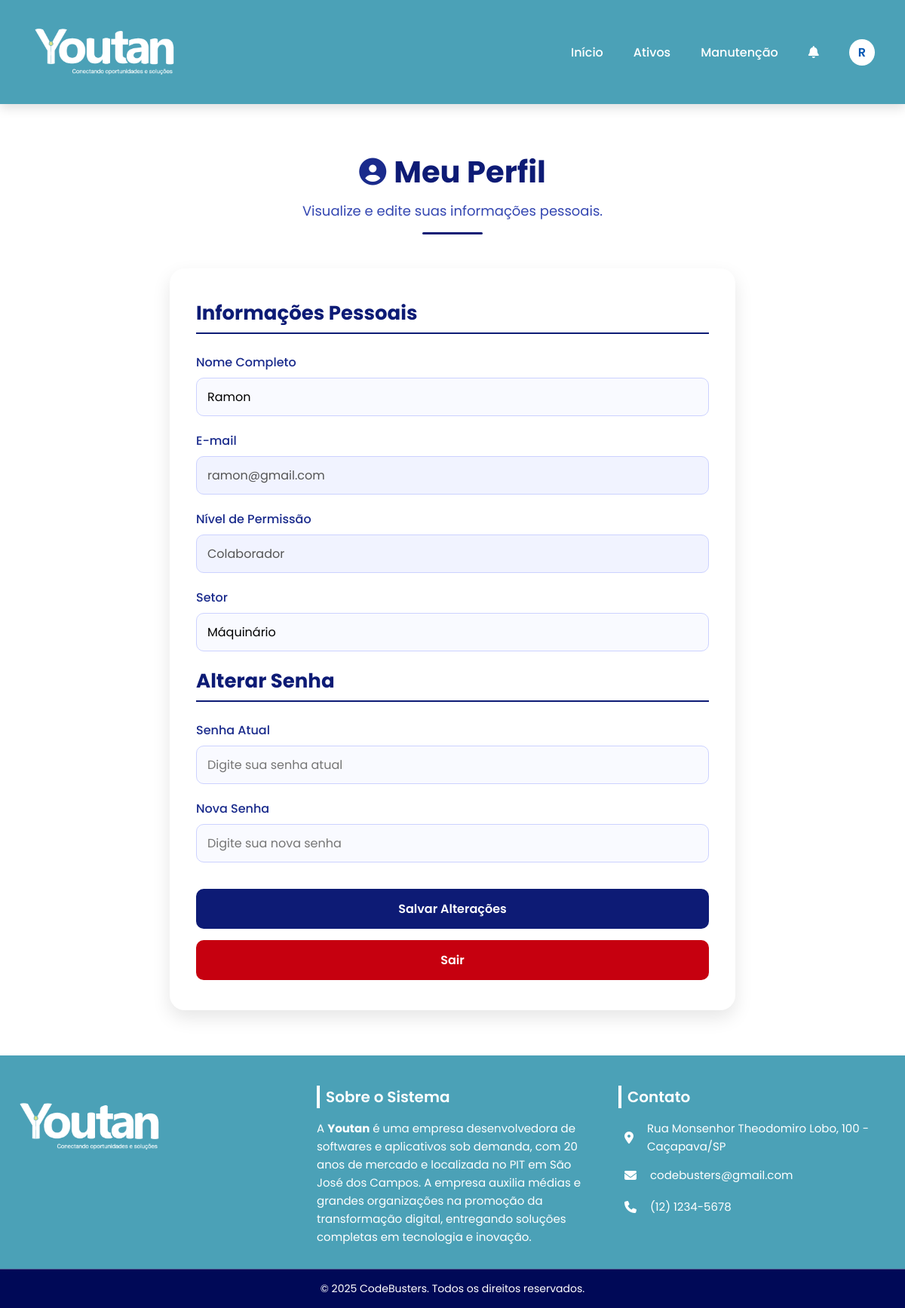
The page /php/perfil.php (signed in) on the database its author committed.
### tables this page shows
CREATE TABLE `usuarios` (
  `usuario_id` int(11) NOT NULL,
  `nome` varchar(100) NOT NULL,
  `email` varchar(150) NOT NULL,
  `senha_hash` varchar(255) NOT NULL,
  `nivel_permissao` enum('admin','colaborador') NOT NULL,
  `setor` varchar(100) DEFAULT NULL
);

### php/perfil.php (the view, shortened to what this page needs)
<?php
include('conexao.php');
$id_usuario = $_SESSION['id_usuario'];
$stmt = $conexao->prepare("SELECT nome, email, senha_hash, nivel_permissao, setor FROM usuarios WHERE usuario_id = ?");
$stmt->bind_param("i", $id_usuario);
$stmt->execute();
$result = $stmt->get_result();
$usuario = $result->fetch_assoc();
?>
<!DOCTYPE html>
<html lang="pt-br">
<head>
    <link rel="stylesheet" href="../css/perfil.css">
</head>
<body>
    <?php include('nav.php'); ?>
    <main>
        <div class="titulo">
            <h1><i class="fas fa-user-circle"></i> Meu Perfil</h1>
            <p>Visualize e edite suas informações pessoais.</p>
            <div class="linha"></div>
        </div>
        <section class="container-form">
            <form method="POST">
                <h3>Informações Pessoais</h3>
                <label for="nome">Nome Completo</label>
                <input type="text" id="nome" name="nome"
                       value="<?= htmlspecialchars($usuario['nome']); ?>" required>
                <label for="email">E-mail</label>
                <input type="email" id="email"
                       value="<?= htmlspecialchars($usuario['email']); ?>" readonly>
                <label for="nivel_permissao">Nível de Permissão</label>
                <input type="text" id="nivel_permissao"
                       value="<?= ucfirst(htmlspecialchars($usuario['nivel_permissao'])); ?>" readonly>
                <label for="setor">Setor</label>
                <input type="text" id="setor" name="setor"
                       value="<?= htmlspecialchars($usuario['setor']); ?>" placeholder="Ex: RH, TI, Educação">
                <h3>Alterar Senha</h3>
                <label for="senha_atual">Senha Atual</label>
                <input type="password" id="senha_atual" name="senha_atual" placeholder="Digite sua senha atual">
                <label for="nova_senha">Nova Senha</label>
                <input type="password" id="nova_senha" name="nova_senha" placeholder="Digite sua nova senha">
                <div class="botoes">
                    <button type="submit">Salvar Alterações</button>
                    <button type="button" id="sair">Sair</button>
                </div>
            </form>
        </section>
    </main>
    <?php include('footer.php'); ?>
</body>
</html>

### css/perfil.css (style rules this page uses)
* { margin: 0; padding: 0; box-sizing: border-box; font-family: 'Poppins', sans-serif; scroll-behavior: smooth; }
body { background-color: white; color: #0d1b75; }
main { display: flex; flex-direction: column; align-items: center; min-height: 100vh; padding: 60px 20px; }
.titulo { text-align: center; margin-bottom: 45px; }
.titulo h1 { font-size: 40px; font-weight: 700; color: #0d1b75; display: flex; align-items: center; justify-content: center; gap: 10px; }
.titulo h1 i { font-size: 36px; color: #1a2b8c; }
.titulo p { font-size: 18px; font-weight: 400; color: #3346b1; margin-top: 8px; }
.titulo .linha { width: 80px; height: 3px; background-color: #0d1b75; margin: 15px auto 0 auto; border-radius: 10px; }
.container-form { background-color: #fff; padding: 40px 35px; border-radius: 20px; box-shadow: 0 10px 25px rgba(0, 0, 0, 0.1); width: 750px; max-width: 95%; transition: transform 0.3s ease, box-shadow 0.3s ease; }
.container-form h3 { margin-bottom: 25px; font-size: 26px; font-weight: 700; color: #0d1b75; border-bottom: 2px solid #0d1b75; padding-bottom: 6px; }
label { display: block; margin-bottom: 8px; font-weight: 500; color: #1a2b8c; }
input[type="text"], input[type="email"], input[type="password"] { width: 100%; padding: 12px 14px; margin-bottom: 20px; border: 1.5px solid #ccd2ff; border-radius: 10px; font-size: 16px; transition: all 0.3s; color: #000; background-color: #f9faff; }
input[readonly] { background-color: #f1f3ff; color: #555; cursor: not-allowed; }
.botoes { display: flex; gap: 15px; flex-direction: column; margin-top: 15px; }
button { background-color: #0d1b75; color: white; padding: 14px; border: none; border-radius: 10px; cursor: pointer; font-size: 16px; font-weight: 600; transition: all 0.3s; }
#sair { background-color: #c6000f; }

### css/nav.css (style rules this page uses)
:root { --azul: #007bff; --azul-escuro: #0056b3; --branco: #ffffff; --cinza-claro: #f4f8ff; --sombra: rgba(0, 0, 0, 0.15); }

### css/footer.css (style rules this page uses)
* { margin: 0; padding: 0; box-sizing: border-box; font-family: 'Poppins', sans-serif; scroll-behavior: smooth; }

### rows shown on the page
usuarios: nome "Ramon", email "ramon@gmail.com", nivel_permissao "Colaborador", setor "Máquinário"

### other values the page prints
$iniciais "R"
